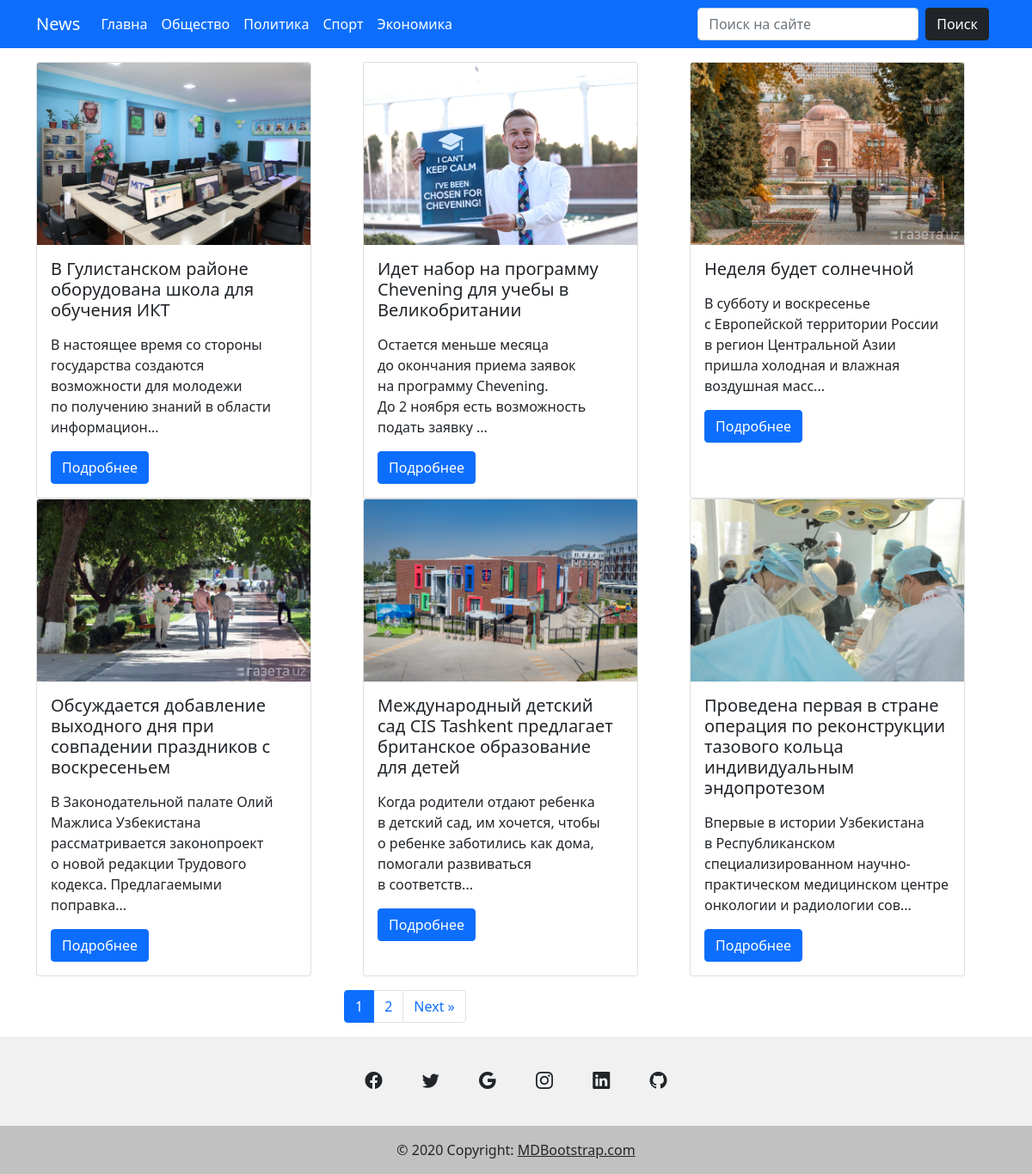
Screenshot of /category/obshestvo with the database file from the repository.
### news/models.py (models this page shows, shortened)
class Category(models.Model):
	title = models.CharField(max_length=255)
	slug = models.SlugField(max_length=255, verbose_name='url', unique=True)
	def __str__(self):
		return self.title
	def get_absolute_url(self):
		return reverse('category', kwargs={"slug": self.slug})
	class Meta:
		ordering = ['title']
		verbose_name = 'Категория'
		verbose_name_plural = 'Категории'

class Post(models.Model):
	title = models.CharField(max_length=255)
	slug = models.SlugField(max_length=255, verbose_name='url', unique=True)
	content = models.TextField()
	created_at = models.DateTimeField(auto_now_add=True, verbose_name='Опублековано')
	photo = models.ImageField(upload_to='photo/%Y/%m/%d/', blank=False)
	views = models.IntegerField(default=0, verbose_name='Количество просмотров')
	category = models.ForeignKey(Category, on_delete=models.PROTECT, related_name='posts')
	tags = models.ManyToManyField(Tag, blank=True, related_name='posts')
	def get_absolute_url(self):
		return reverse('post', kwargs={"slug": self.slug})
	class Meta:
		ordering = ['-created_at']
		verbose_name = 'Пост'
		verbose_name_plural = 'Посты'

### news/views.py (the view)
# urls.py: path('category/<str:slug>', PostsByCategory.as_view(), name='category'),
class PostsByCategory(ListView):
	template_name = 'news/home_page.html'
	context_object_name = 'posts'
	paginate_by = 6
	allow_empty = False
	def get_queryset(self):
		return Post.objects.filter(category__slug=self.kwargs['slug'])
	def get_context_data(self, *, object_list=None, **kwargs):
		context = super().get_context_data(**kwargs)
		context['title'] = Category.objects.get(slug=self.kwargs['slug'])
		return context

### news/templatetags/menu.py (called while the page is built)
@register.inclusion_tag('news/categories_tpl.html')
def show_categories():
	categories = Category.objects.all()
	return {"categories": categories}

### news/templates/news/home_page.html (shortened to what this page needs)
{% extends 'news/base.html' %}
{%block main%}
<section class="p-3">
    <div class="container">
        <div class="row">
            {% for post in posts %}
            <div class="col-md-4 d-flex align-items-stretch">
                <div class="card" style="width: 20rem;">
                    {% if post.photo %}
                    <img src="{{ post.photo.url }}" class="card-img-top" alt="{{ post.title }}">
                    {% else %}
                    <img src="..." class="card-img-top" alt="...">
                    {% endif %}
                    <div class="card-body">
                        <h5 class="card-title">{{ post.title }}</h5>
                        <p class="card-text">{{ post.content|slice:150|safe }}...</p>
                        <a href="{{ post.get_absolute_url }}" class="btn btn-primary mt-auto">Подробнее</a>
                    </div>
                </div>
            </div>
            {% endfor %}
        </div>
    </div>
</section>
{%endblock%}

### news/templates/news/categories_tpl.html
<div class="collapse navbar-collapse" id="navmenu">
    <ul class="navbar-nav me-auto mb-2 mb-lg-0">
        <li class="nav-item">
            <a class="nav-link active" aria-current="page" href="{% url 'home' %}">Главна</a>
            {% for item in categories %}
        <li class="nav-item">
            <a class="nav-link active" aria-current="page" href="{{ item.get_absolute_url }}">{{ item.title}}</a>
            {% endfor%}
    </ul>
</div>

### rows the page displays
Category: title "Общество"
Category: title "Политика"
Category: title "Спорт"
Category: title "Экономика"
Post: photo (picture), title "В Гулистанском районе оборудована школа для обучения ИКТ", content "В настоящее время со стороны государства создаются возможности для молодежи по получению знаний в области информацион"
Post: photo (picture), title "Идет набор на программу Chevening для учебы в Великобритании", content "Остается меньше месяца до окончания приема заявок на программу Chevening. До 2 ноября есть возможность подать заявку"
Post: photo (picture), title "Неделя будет солнечной", content "В субботу и воскресенье с Европейской территории России в регион Центральной Азии пришла холодная и влажная воздушная масс"
Post: photo (picture), title "Обсуждается добавление выходного дня при совпадении праздников с воскресеньем", content "В Законодательной палате Олий Мажлиса Узбекистана рассматривается законопроект о новой редакции Трудового кодекса. Предлагаемыми поправка"
Post: photo (picture), title "Международный детский сад CIS Tashkent предлагает британское образование для детей", content "Когда родители отдают ребенка в детский сад, им хочется, чтобы о ребенке заботились как дома, помогали развиваться в соответств"
Post: photo (picture), title "Проведена первая в стране операция по реконструкции тазового кольца индивидуальным эндопротезом", content "Впервые в истории Узбекистана в Республиканском специализированном научно-практическом медицинском центре онкологии и радиологии сов"

### other values shown
{{ p }} "1"
{{ p }} "2"
